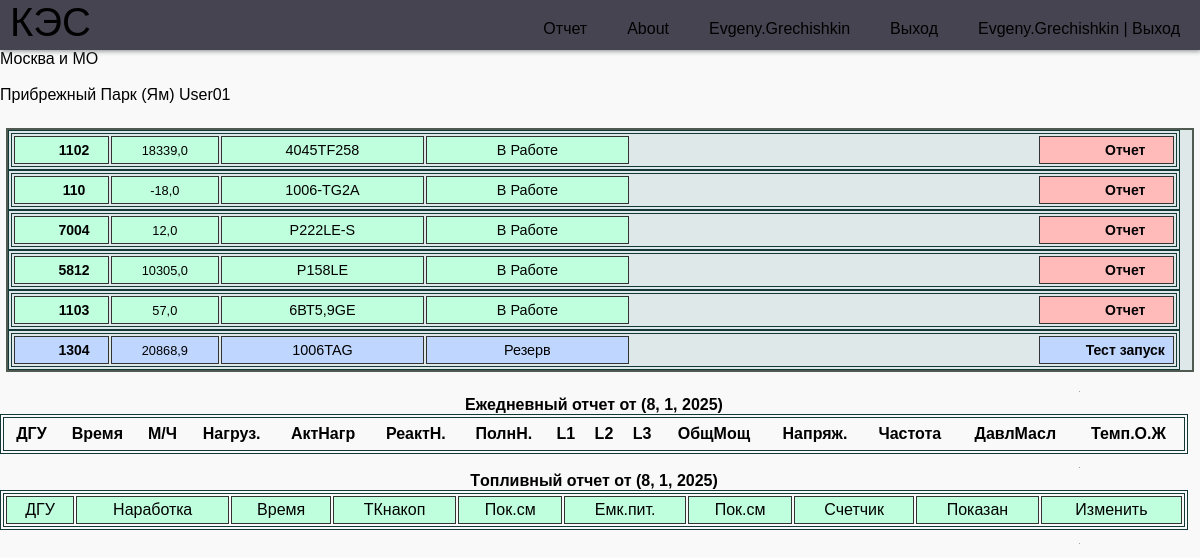
The app's page /area/4/ (signed in), older data.
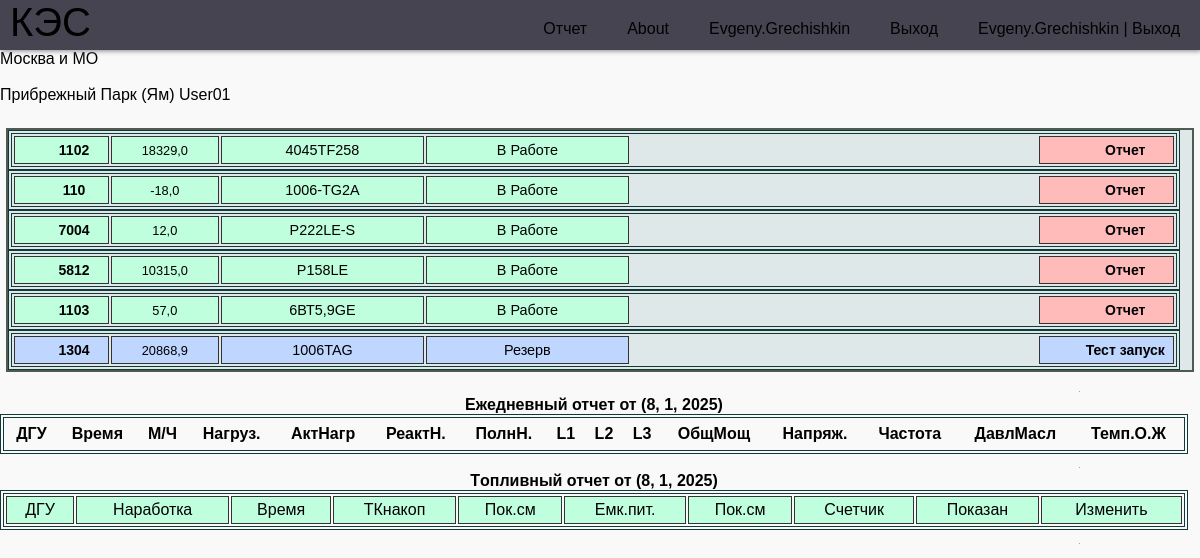
The same page, newer data.
### report/models.py (models this page shows, shortened)
class CreateDGU(models.Model):
    name = models.CharField(max_length=30, verbose_name="Номер Дгу")
    hours = models.FloatField(null=True, default=0, verbose_name='МотоЧасы')
    maker_dvs = models.ForeignKey(Maker, on_delete=models.SET_NULL, null=True, blank=True, verbose_name="Производитель")
    long_name = models.CharField(max_length=30, null=True, blank=True, verbose_name="Название Дгу")
    post_name = models.ForeignKey(Post, on_delete=models.SET_NULL, null=True, blank=True, verbose_name="Название поста")
    dvs = models.ForeignKey(DVS, on_delete=models.SET_NULL, null=True, blank=True, verbose_name="ДВС")
    alternator = models.ForeignKey(Alternator, on_delete=models.SET_NULL, null=True, blank=True, verbose_name="Генератор")
    location = models.ForeignKey(Location, on_delete=models.SET_NULL, null=True, blank=True, verbose_name="Обьект")
    work = models.BooleanField(default=False, verbose_name='в Работе')
    status = models.ForeignKey(Status, on_delete=models.SET_NULL, null=True, verbose_name="Состояние")
    emkost_nak = models.ForeignKey(TK, on_delete=models.SET_NULL, default=1,
                                   null=True, blank=True, verbose_name="Номер накопительной емкости")
    emkost_pit = models.ForeignKey(Emkost, on_delete=models.SET_NULL, default=1,
                                   null=True, blank=True, verbose_name="Номер питательной емкости")
    pump_meter = models.ForeignKey(Pump_meter, on_delete=models.SET_NULL, default=1,
                                   null=True, blank=True, verbose_name="Счетчик насоса")
    mercury = models.ForeignKey(Mercury, on_delete=models.SET_NULL, null=True, blank=True, default=1,
                                verbose_name="Счетчик меркурий")
    paralel = models.BooleanField(default=False, verbose_name='Паралель')
    koguch = models.BooleanField(default=False, verbose_name='Кожухное Исполнение')
    weight = models.PositiveIntegerField(null=True, blank=True, default=0, verbose_name='Вес кг')
    lsh = models.CharField(max_length=100, null=True, blank=True, verbose_name="Длинна * Ширина * Высота ")
    title = models.CharField(max_length=250, blank=True, verbose_name='Описание  проблем')
    data_to = models.DateField(blank=True, null=True,  verbose_name='Дата последнего ТО')
    motochas_to = models.PositiveIntegerField(null=True, blank=True,  verbose_name='Моточасы последнего ТО')
    interval_to = models.PositiveIntegerField(null=True, blank=True, default=300, verbose_name='Межсервисный интервал')
    nagruzka = models.BooleanField(default=True, verbose_name='Нагрузка')
    active = models.BooleanField(default=True, verbose_name='Активная Нагрузка')
    reactive = models.BooleanField(default=True, verbose_name='Реактивная Нагрузка')
    full_load = models.BooleanField(default=True, verbose_name='Полная Нагрузка')
    l1 = models.BooleanField(default=True, verbose_name='L1')
    l2 = models.BooleanField(default=True, verbose_name='L2')
    l3 = models.BooleanField(default=True, verbose_name='L3')
    total_power = models.BooleanField(default=True, verbose_name='Общая мощность')
    voltage = models.BooleanField(default=True, verbose_name='Напряжение')
    frequency = models.BooleanField(default=True, verbose_name='Частота')
    dmasla = models.BooleanField(default=True, verbose_name='Давление масла')
    tog = models.BooleanField(default=True, verbose_name='Темп. Охл. Жидкости')
    akb = models.BooleanField(default=True, verbose_name='АКБ')
    primechanie = models.BooleanField(default=True, verbose_name='Примечания')
    tk_nak = models.BooleanField(default=True, verbose_name='ТК')
    emk_pit = models.BooleanField(default=True, verbose_name='Емкость питательная')
    pump_m = models.BooleanField(default=True, verbose_name='Счетчик Насоса')
    mrc = models.BooleanField(default=False, verbose_name='Меркурий')
    class Meta:
        verbose_name = 'ДГУ'
        verbose_name_plural = 'ДГУ'

class DVS(models.Model):
    model_dvs = models.ForeignKey(DVSmodel, on_delete=models.SET_NULL, blank=True, null=True, verbose_name="ДВС")
    sn = models.CharField(max_length=70, blank=True, verbose_name='Серейный номер')
    engine_hours = models.FloatField(default=0, null=True, verbose_name="Моточасы")
    title = models.CharField(max_length=250, blank=True, verbose_name='Описание')
    class Meta:
        verbose_name = 'ДВС'
        verbose_name_plural = 'ДВС'

class DVSmodel(models.Model):
    model_dvs = models.CharField(blank=True, max_length=30, verbose_name='Модель ДВС')
    maker_dvs = models.ForeignKey(Maker, on_delete=models.SET_NULL, null=True, verbose_name="Производитель")
    power = models.IntegerField(blank=True, verbose_name="Мощьность ДВС")
    cylinders = models.IntegerField(blank=True, verbose_name="Количество цилиндров")
    volume = models.DecimalField(blank=True, null=True, max_digits=5, decimal_places=2,  verbose_name="Объем ДВС")
    weight = models.PositiveIntegerField(null=True, blank=True, default=0, verbose_name='Вес кг')
    title = models.CharField(max_length=250, blank=True, verbose_name='Описание')
    class Meta:
        verbose_name = 'Модель ДВС'
        verbose_name_plural = 'Модель ДВС'

### report/views.py (the view)
# urls.py: path("area/<int:id>/", area, name='area'),
@login_required
def area(request, id):
    y, m, d = (int(i) for i in date.today().isoformat().split("-"))
    dgus = CreateDGU.objects.filter(location=id)
    location = Location.objects.get(id=id)
    object_kes = Location.objects.get(id=id).object_kes.name
    report = ReportDGU.objects.filter(time_create__date=date(y, m, d), dgu__location__id=id)
    rpt = set(i.dgu.name for i in report)
    return render(request, "area.html",
                  {'dgus': dgus, 'location': location, 'object_kes': object_kes,
                   'report': report, 'rpt': rpt, 'dmy': (d, m, y)})

### report/templates/area.html (shortened to what the changed rows need)
{% extends 'base.html' %}
{% load static %}
{% block css %}
    <link rel="stylesheet" href="{% static 'style/style.css' %}">
    <link rel="stylesheet" href="{% static 'style/style_area.css' %}">
{% endblock css %}
{% block content %}
<main>
    <p>{{ object_kes }}</p> <br>
    <p>{{ location.name }} {{ location.operator }}</p> <br>
        <div class="blok_1  inline">
            {% for dgu in dgus %}
                <table>
                    <tr>
                        {% if dgu.status.id == 2 %}
                            <td class="st1 dgu_status_avar"><a href="{% url 'dgu' dgu.id %}" >{{dgu.name}}</a></td>
                            <td class="st5 dgu_status_avar">{{dgu.dvs.engine_hours}}</td>
                            <td class="st2 dgu_status_avar">{{dgu.dvs.model_dvs.model_dvs}}</td>
                            <td class="st3 dgu_status_avar">Аварийная остановка</td>
                            <td class="st6 dgu_status_avar">{{dgu.title}}</td>
                            <td class="st4 dgu_status_avar"><a href="../../create_report/{{dgu.id}}">Ремонт</a></td>
                        {% elif not dgu.work %}
                            <td class="st1 dgu_status_res"><a href="{% url 'dgu' dgu.id %}" >{{dgu.name}}</a></td>
                            <td class="st5 dgu_status_res">{{dgu.dvs.engine_hours}}</td>
                            <td class="st2 dgu_status_res">{{dgu.dvs.model_dvs.model_dvs}}</td>
                                {% if dgu.status.id == 4 %}
                                    <td class="st3 dgu_status_rem">Требуется незн. ремонт</td>
                                {% elif dgu.status.id == 5 %}
                                    <td class="st3 dgu_status_avar">Требуется ТО</td>
                                {% else %}
                                    <td class="st3 dgu_status_res">Резерв</td>
                                {% endif %}
                            <td class="st6 dgu_status_res">{{dgu.title}}</td>
                            <td class="st4 dgu_status_res"><a href="../../create_report/{{dgu.id}}">Тест запуск</a></td>
                        {% elif dgu.work %}
                            <td class="st1 dgu_status_rab" ><a href="{% url 'dgu' dgu.id %}" >{{dgu.name}}</a></td>
                            <td class="st5 dgu_status_rab">{{dgu.dvs.engine_hours}}</td>
                            <td class="st2 dgu_status_rab">{{dgu.dvs.model_dvs.model_dvs}}</td>
                                {% if dgu.status.id == 4 %}
                                    <td class="st3 dgu_status_rem">Требуется незн. ремонт</td>
                                {% elif dgu.status.id == 5 %}
                                    <td class="st3 dgu_status_avar">Требуется ТО</td>
                                {% else %}
                                    <td class="st3 dgu_status_rab">В Работе</td>
                                {% endif %}
                            <td class="st6 dgu_status_rab">{{dgu.title}}</td>
                            {% if dgu.name in rpt %}
                            <td class="st4 dgu_status_rab"><a href="../../create_report/{{dgu.id}}">Отчет</a></td>
                            {% else %}
                            <td class="st4 dgu_status_avar"><a href="../../create_report/{{dgu.id}}">Отчет</a></td>
                            {% endif %}
                        {% endif %}
                    </tr></table>
                {% endfor %}
            </div>
<table>
    <caption><b>Ежедневный отчет от {{ dmy }}</b></caption>
    <thead>
        <tr>
            <th class="stl_01" >ДГУ</th>
            <th class="stl_01" >Время</th>
            <th class="stl_1" >М/Ч</th>
            <th class="stl_3" >Нагруз.</th>
            <th class="stl_4" >АктНагр</th>
            <th class="stl_5" >РеактН.</th>
            <th class="stl_6" >ПолнН.</th>
            <th class="stl_7" >L1</th>
            <th class="stl_8" >L2</th>
            <th class="stl_9" >L3</th>
            <th class="stl_10" >ОбщМощ</th>
            <th class="stl_11" >Напряж.</th>
            <th class="stl_12" >Частота</th>
            <th class="stl_13" >ДавлМасл</th>
            <th class="stl_13" >Темп.О.Ж</th>
        </tr>
    </thead>
</table>
<table>
    <caption><b>Tопливный отчет от {{ dmy }}</b></caption>
</table>
</main>
{% endblock content %}

Row changes from the older to the newer data that the page shows:
changed CreateDGU "4045TF258": dvs.engine_hours "18339,0" → "18329,0"
changed CreateDGU "Р158LE": dvs.engine_hours "10305,0" → "10315,0"
